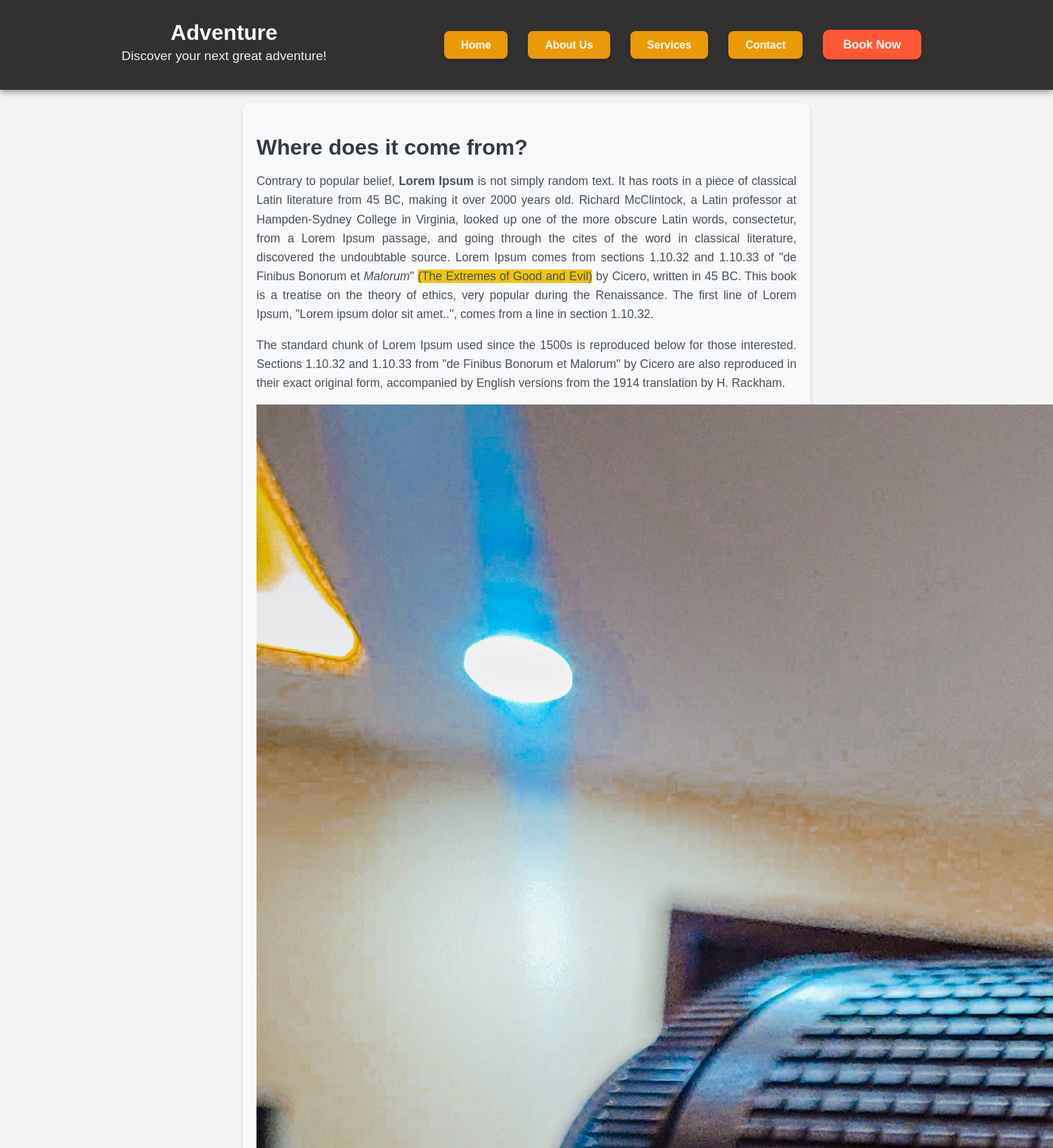
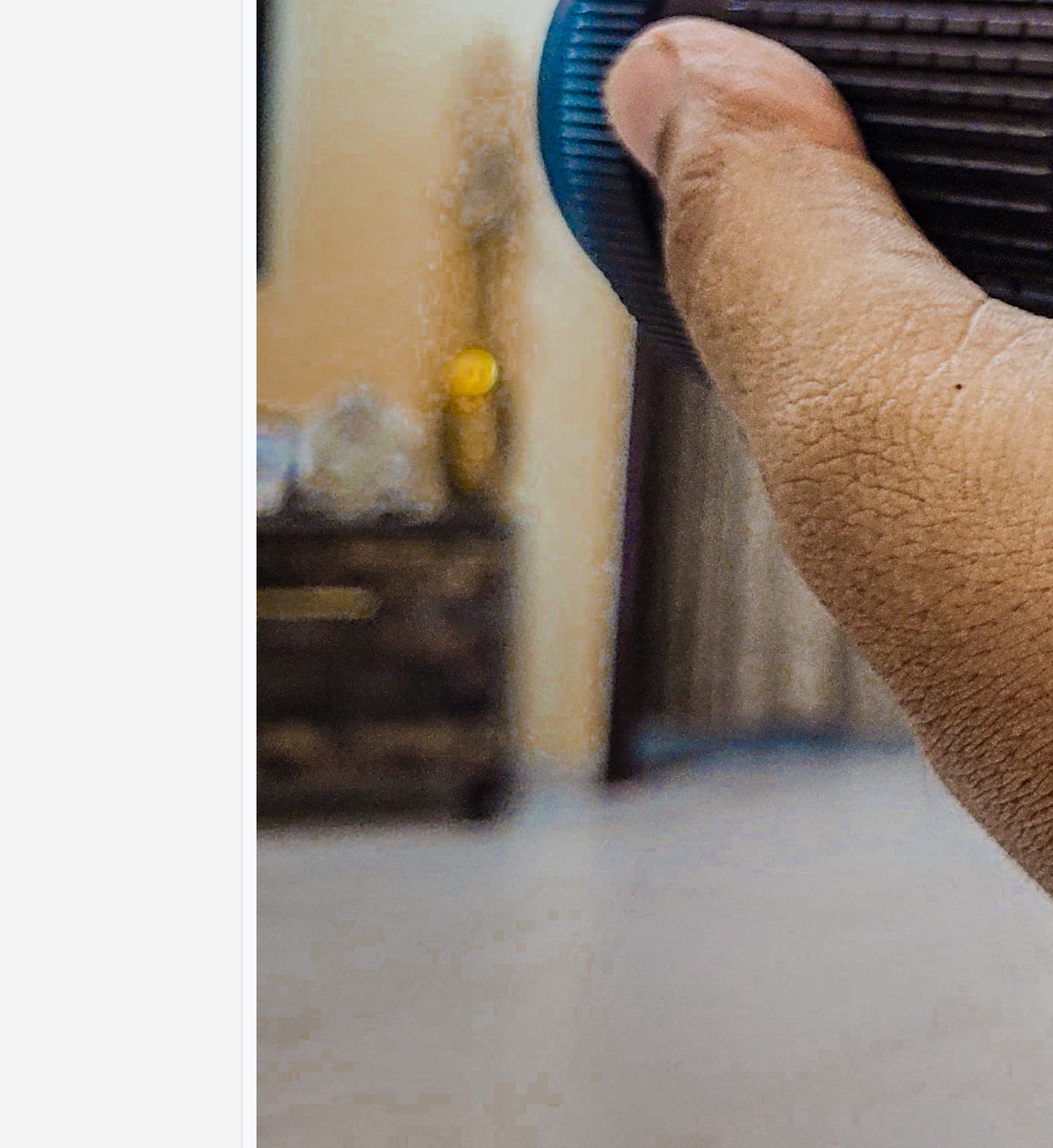
Screenshot of /newsdetails/where-does-it-come-from (upper part) with the database file from the repository (2 pictures, top to bottom).
### news/models.py (models this page shows)
class News(models.Model):
    news_title = models.CharField(max_length=200)
    news_desc = HTMLField()
    news_image = models.FileField(upload_to="news/",max_length=250,null=True,default=None)
    news_slug = AutoSlugField(populate_from = 'news_title',unique=True,null=True,default=None)

### myProject/views.py (the view)
# urls.py: path('newsdetails/<slug>', views.newsDetails),
def newsDetails(request,slug):
     newsDetails = News.objects.get(news_slug=slug)
     data = {
          'newsDetails': newsDetails
     }
     return render(request,'newsDetails.html',data)

### templates/newsDetails.html (shortened to what this page needs)
{% extends "base.html" %}
{% block content %}
<section class="news">
    <div class="news_details">
        <h2>{{newsDetails.news_title}}</h2>
        <p>{{newsDetails.news_desc|safe}}</p>
        <img src="/media/{{newsDetails.news_image}}" />
    </div>
</section>
</body>
</html>
{% endblock  %}

### static/css/style.css (style rules this page uses)
body { font-family: 'Poppins', sans-serif; margin: 0; padding: 0; box-sizing: border-box; background-color: #f4f4f4; color: #333; }
:root { --primary-color: #4CAF50; --accent-color: #FF5733; --dark-color: #333; --light-color: #fff; --background-color: #e5e5e5; }
* { transition: all 0.3s ease; }
h2, h3 { color: #2c3e50; }
h2, p, .gallery-image { animation: fadeIn 2s ease; }
.news { padding: 20px; background-color: #f8f9fa; border-radius: 10px; box-shadow: 0 4px 8px rgba(0, 0, 0, 0.1); max-width: 800px; margin: 20px auto; font-family: 'Arial', sans-serif; }
.news_details h2 { font-size: 2rem; color: #343a40; margin-bottom: 10px; }
.news_details p { font-size: 1.1rem; color: #495057; line-height: 1.6; text-align: justify; }

### rows the page displays
News: news_title "Where does it come from?", news_desc "Contrary to popular belief, Lorem Ipsum is not simply random text. It has roots in a piece of classical Latin literature from 45 BC, making it over 2000 years old. Richard McClintock, a Latin professor at Hampden-Sydney College in Virginia, looked up one of the more obscure Latin words, consectetur, from a Lorem Ipsum passage, and going through the cites of the word in classical literature, discovered the undoubtable source. Lorem Ipsum comes from sections 1.10.32 and 1.10.33 of \"de Finibus Bonorum et Malorum \" (The Extremes of Good and Evil) by Cicero, written in 45 BC. This book is a treatise on the theory of ethics, very popular during the Renaissance. The first line of Lorem Ipsum,…", news_image (picture)
